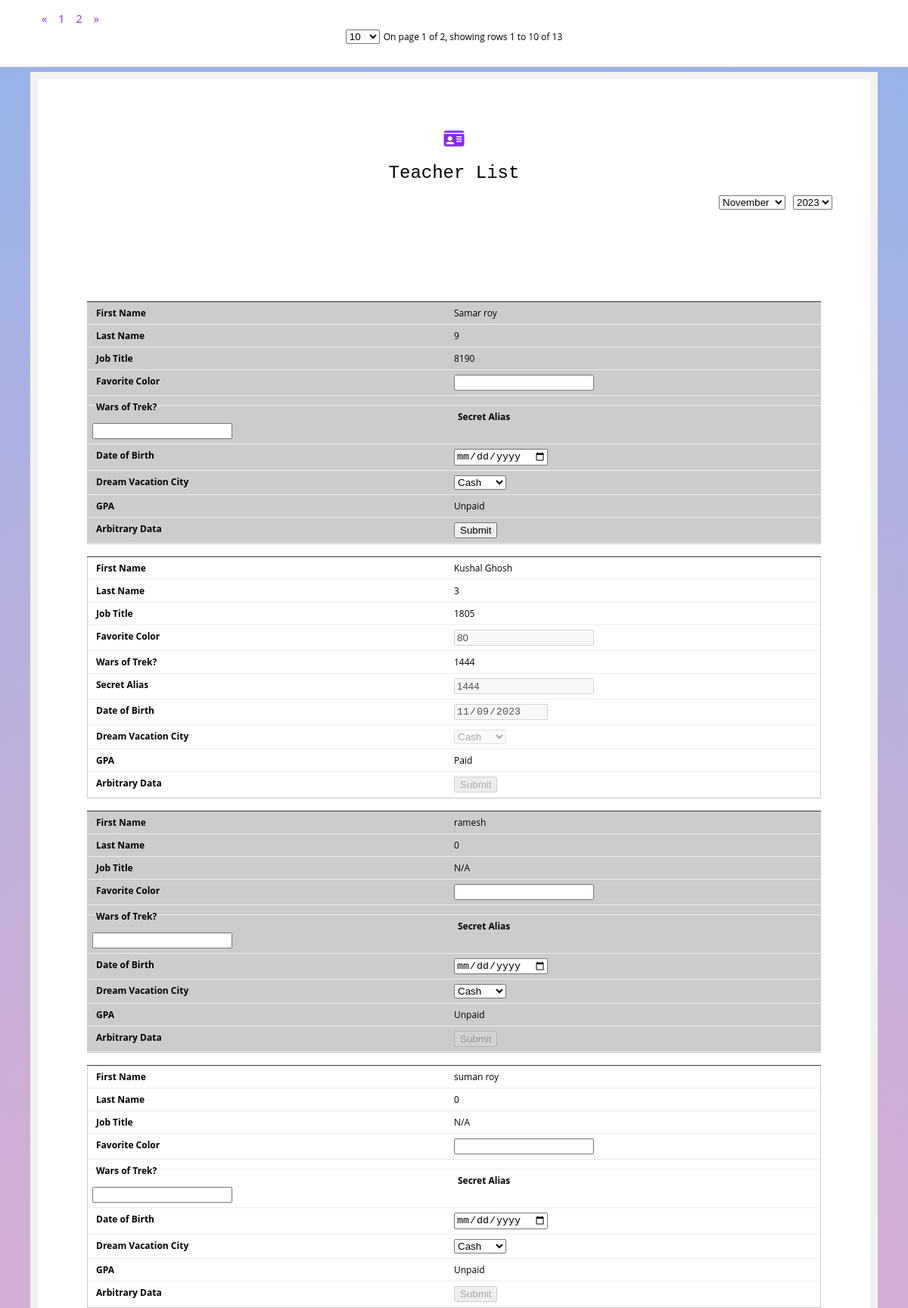
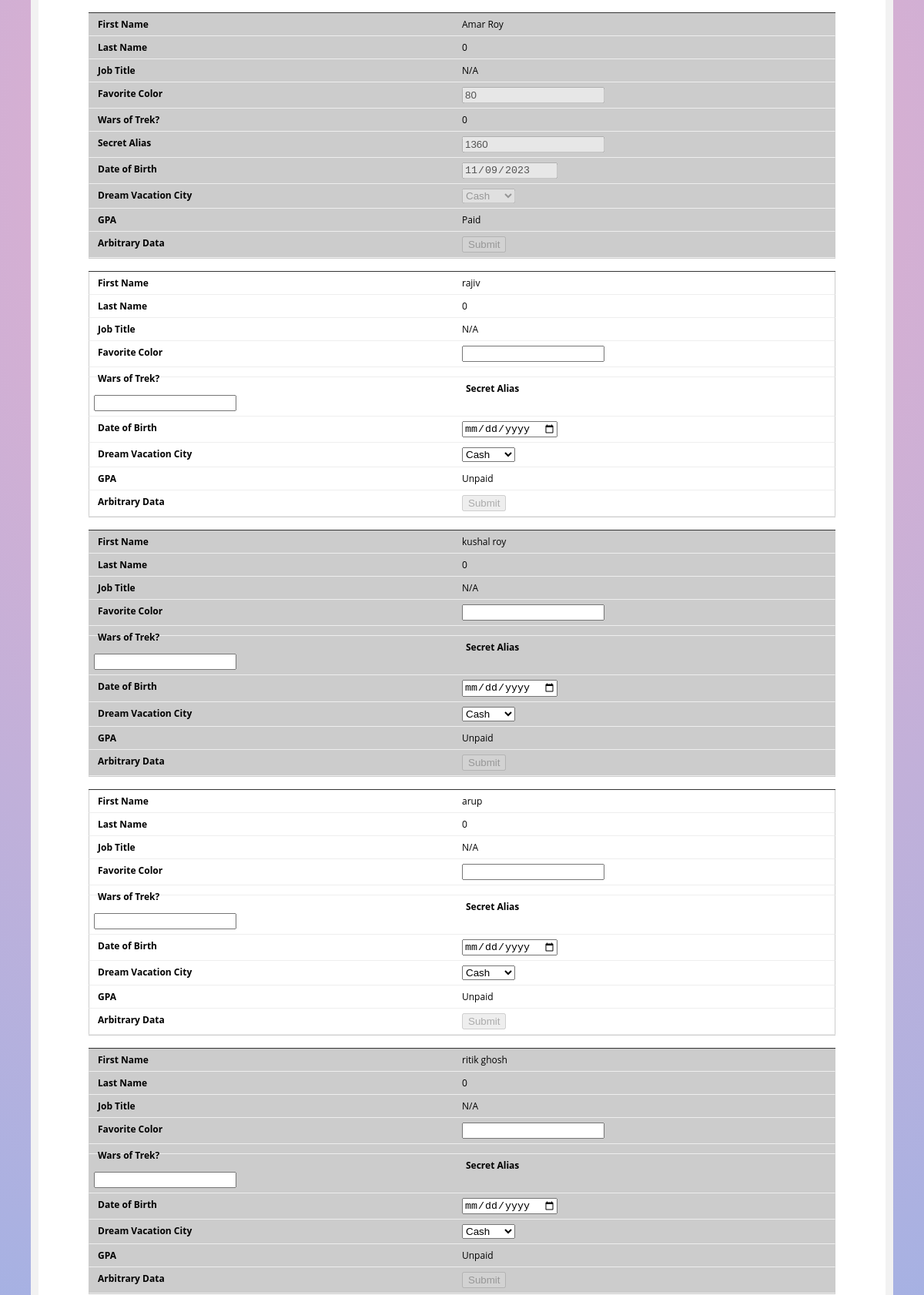
The page /teacher_payment.php?year=2023-11 (upper part) on the database its author committed (2 pictures, top to bottom).
### tables this page shows
CREATE TABLE `teacher` (
  `Teacher_id` int(11) NOT NULL,
  `Teacher_name` varchar(255) NOT NULL,
  `Teacher_phone` varchar(10) NOT NULL,
  `Teacher_reg_id` varchar(255) NOT NULL,
  `Category_id` int(11) NOT NULL,
  `Status` char(1) NOT NULL DEFAULT 'Y'
);

CREATE TABLE `teacher_fees` (
  `teacher_fees_id` int(11) NOT NULL,
  `teacher_id` int(11) NOT NULL,
  `total_fees` int(11) NOT NULL,
  `percentage` int(11) NOT NULL,
  `actual_fees` int(11) NOT NULL,
  `date` date NOT NULL,
  `month` varchar(255) NOT NULL,
  `paid_by` varchar(255) NOT NULL
);

### teacher_payment.php (the view, shortened to what this page needs)
<?php
include("conn.php");
if(empty($_REQUEST['month'])){
    $curr_month=date("m");
    $curr_year=date("Y");
}
else{
    $curr_month=$_REQUEST['month'];
    $curr_year=$_REQUEST['year'];
}
$sql=mysqli_query($conn,"SELECT `teacher`.`Teacher_id` AS 'id',`Teacher_name`,COUNT(DISTINCT `Student_id`) AS 'Students',SUM(`Actual_fees`) AS 'Fees' FROM `student_activity` RIGHT  JOIN `teacher` ON `teacher`.`Teacher_id`=`student_activity`.`Teacher_id` GROUP BY `teacher`.`Teacher_id` ORDER BY  COUNT(DISTINCT `Student_id`) DESC") ;
?>
<!DOCTYPE html>
<html lang="en">
<head>
    <link rel = "stylesheet" href="https://cdnjs.cloudflare.com/ajax/libs/font-awesome/6.1.1/css/all.min.css" />
    <link rel="stylesheet"  href="teacher_payment.css">
</head>
<body>
<div class="form-box">
  <h1><a href="index.php"><i class="fa-sharp fa-solid fa-id-card"></i></a></h1>
  <h1>Teacher List</h1>
  <div style="display:flex;justify-content:end;gap:10px">
<select id="month" onchange="month(this.value)">
<option value="11" <?php if($curr_month=="11") echo "selected"; ?>>November</option>
</select>
<select id="year" onchange="year(this.value)">
<?php for($i=date("Y");$i>=2010;$i--){ ?>
    <option value="<?php echo $i; ?>" <?php if($curr_year==$i) echo "selected" ?>><?php echo $i; ?></option>
    <?php } ?>
</select>
</div>
<div id="DataTable">
  <div id="table_box_bootstrap"></div>
  <table>
    <tbody class="scroll-pane">
        <?php $i=0; while($arr=mysqli_fetch_array($sql)){?>
        <tr>
        <td data-teacher="<?php echo $arr['id']; ?>" id="teach_id-<?php echo $i; ?>"><?php echo $arr['Teacher_name'] ?></td>
        <td><?php echo $arr['Students']    ?></td>
        <td id="fees-<?php echo $i ?>"><?php echo $arr['Fees'] ?$arr['Fees']: "N/A"  ?></td>
        <?php $teacher_id=$arr['id'];
        $fees_sql=mysqli_fetch_array(mysqli_query($conn,"SELECT * FROM `teacher_fees` WHERE `teacher_id`='$teacher_id' AND `month` LIKE '$curr_year-$curr_month'")); ?>
        <td><input type="number" id="percent-<?php echo $i; ?>" <?php if($fees_sql){ ?>
            value="<?php echo $fees_sql['percentage']?>" disabled
        <?php } ?> onkeyup="calc(this.value,<?php echo $i; ?>)"></td>
        <td id="actual-<?php echo $i; ?>"><?php if($fees_sql) echo $fees_sql['percentage']/100*$arr['Fees']; ?></td>
        <td ><input type="text" id="renum-<?php echo $i; ?>" value="<?php if($fees_sql) echo $fees_sql['actual_fees']; ?>"  <?php if($fees_sql) echo "disabled"; ?>></td>
        <td><input type="date" id="date-<?php echo $i; ?>" <?php if($fees_sql){ ?>
            value="<?php echo $fees_sql['date']?>" disabled
        <?php } ?>></td>
        <td><select id="paid-<?php echo $i; ?>" <?php if($fees_sql) echo "disabled" ?>>
        <option value="cash" <?php if($fees_sql && $fees_sql['paid_by']=='cash') echo "selected"; ?>>Cash</option>
        </select>
        </td>
        <td><?php echo $fees_sql? "Paid" :"Unpaid"; ?></td>
        <td><input type="button" id="submit-<?php echo $i; ?>" value="Submit" <?php echo !$arr['Fees'] ? "disabled": "" ?> <?php if($fees_sql) echo "disabled" ?> onclick="sub(<?php echo $i; ?>)"></td>
        </tr>
        <?php $i++; } ?>
  </tbody>
</table>
</div>
        </div>
</body>
</html>

### teacher_payment.css (style rules this page uses)
body { counter-reset: my-sec-counter; font-family: 'Open Sans', sans-serif; font-size: 12px; background: rgb(238,174,202); background: radial-gradient(circle, rgba(238,174,202,1) 0%, rgba(148,178,233,1) 100%); margin-top: 95px; }
.form-box { max-width: 1000px; margin: auto; padding: 50px; background: #ffffff; border: 10px solid #f2f2f2; }
h1 { text-align: center; font-family:Arial, Helvetica, sans-serif; font: 2em "typewriter", monospace; align-self: center; }
#DataTable { position:relative; padding: 15px; box-sizing: border-box; }
table { width: 100%; border-collapse: collapse; }
td, th { padding: 6px; border: 1px solid #ccc; text-align: left; box-sizing: border-box; }
tr:nth-of-type(odd) { background: #eee; }
@media only screen 
          and (max-width: 760px), (min-device-width: 768px) 
          and (max-device-width: 1024px) { table { margin-top: 106px; } }
@media only screen 
          and (max-width: 760px), (min-device-width: 768px) 
          and (max-device-width: 1024px) { table, thead, tbody, th, td, tr { display: block; } }
@media only screen 
          and (max-width: 760px), (min-device-width: 768px) 
          and (max-device-width: 1024px) { tr { margin: 0 0 1rem 0; overflow: auto; border-bottom: 1px solid #ccc; } }
@media only screen 
          and (max-width: 760px), (min-device-width: 768px) 
          and (max-device-width: 1024px) { tbody tr:before { counter-increment: my-sec-counter; content: ""; background-color:#333; display: block; height: 1px; } }
@media only screen 
          and (max-width: 760px), (min-device-width: 768px) 
          and (max-device-width: 1024px) { tr:nth-child(odd) { background: #ccc; } }
@media only screen 
          and (max-width: 760px), (min-device-width: 768px) 
          and (max-device-width: 1024px) { td { border: none; border-bottom: 1px solid #eee; margin-right: 0%; display: block; border-right: 1px solid #ccc; border-left: 1px solid #ccc; box-sizing:border-box; } }
@media only screen 
          and (max-width: 760px), (min-device-width: 768px) 
          and (max-device-width: 1024px) { td:before { font-weight: bold; width: 50%; float:left; box-sizing:border-box; padding-left: 5px; } }
@media only screen 
          and (max-width: 760px), (min-device-width: 768px) 
          and (max-device-width: 1024px) { td:nth-of-type(1):before { content: "First Name"; } }
@media only screen 
          and (max-width: 760px), (min-device-width: 768px) 
          and (max-device-width: 1024px) { td:nth-of-type(2):before { content: "Last Name"; } }
@media only screen 
          and (max-width: 760px), (min-device-width: 768px) 
          and (max-device-width: 1024px) { td:nth-of-type(3):before { content: "Job Title"; } }
@media only screen 
          and (max-width: 760px), (min-device-width: 768px) 
          and (max-device-width: 1024px) { td:nth-of-type(4):before { content: "Favorite Color"; } }
@media only screen 
          and (max-width: 760px), (min-device-width: 768px) 
          and (max-device-width: 1024px) { td:nth-of-type(5):before { content: "Wars of Trek?"; } }
@media only screen 
          and (max-width: 760px), (min-device-width: 768px) 
          and (max-device-width: 1024px) { td:nth-of-type(6):before { content: "Secret Alias"; } }
@media only screen 
          and (max-width: 760px), (min-device-width: 768px) 
          and (max-device-width: 1024px) { td:nth-of-type(7):before { content: "Date of Birth"; } }
@media only screen 
          and (max-width: 760px), (min-device-width: 768px) 
          and (max-device-width: 1024px) { td:nth-of-type(8):before { content: "Dream Vacation City"; } }
@media only screen 
          and (max-width: 760px), (min-device-width: 768px) 
          and (max-device-width: 1024px) { td:nth-of-type(9):before { content: "GPA"; } }
@media only screen 
          and (max-width: 760px), (min-device-width: 768px) 
          and (max-device-width: 1024px) { td:nth-of-type(10):before { content: "Arbitrary Data"; } }
a { color: blueviolet; }

### rows shown on the page
teacher: Teacher_name "Samar roy", Students "9", Fees "8190", shows "Unpaid"
teacher: Teacher_name "Kushal Ghosh", Students "3", Fees "1805", percentage "80", Fees "1444", actual_fees "1444", date "11/09/2023", shows "Paid"
teacher: Teacher_name "ramesh", Students "0", shows "N/A", shows "Unpaid"
teacher: Teacher_name "suman roy", Students "0", shows "N/A", shows "Unpaid"
teacher: Teacher_name "Amar Roy", Students "0", shows "N/A", percentage "80", Fees "0", actual_fees "1360", date "11/09/2023", shows "Paid"
teacher: Teacher_name "rajiv", Students "0", shows "N/A", shows "Unpaid"
teacher: Teacher_name "kushal roy", Students "0", shows "N/A", shows "Unpaid"
teacher: Teacher_name "arup", Students "0", shows "N/A", shows "Unpaid"
teacher: Teacher_name "ritik ghosh", Students "0", shows "N/A", shows "Unpaid"

### other values the page prints
form field value "2023"
